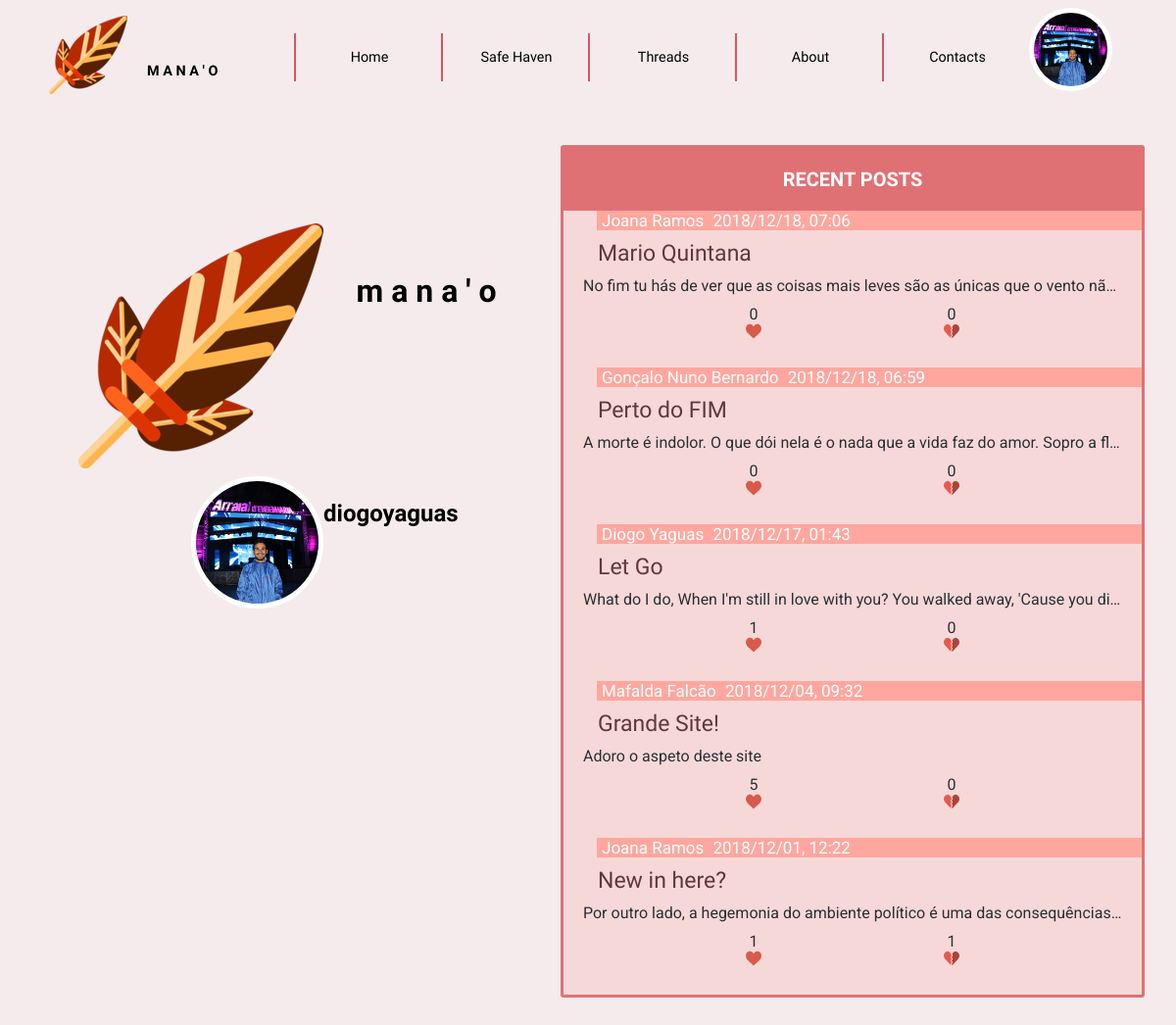
Page /templates/home.php (signed in) on the earlier database version.
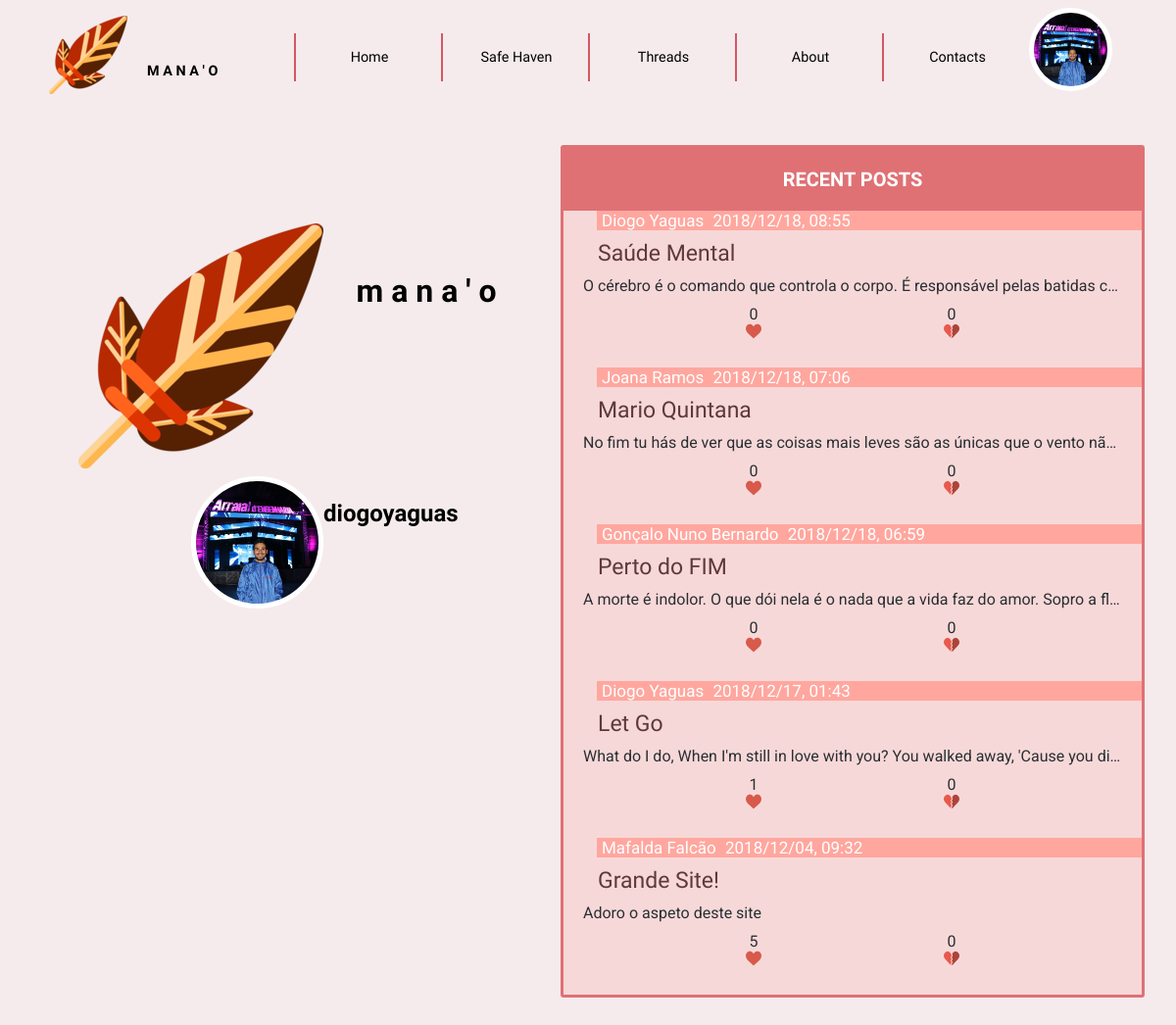
Same page on the later database version.
### tables this page shows
CREATE TABLE User (ID INTEGER PRIMARY KEY AUTOINCREMENT, Username STRING UNIQUE NOT NULL, Password CHAR (256) NOT NULL, Name STRING NOT NULL, Email STRING NOT NULL UNIQUE, Bio STRING, Profile_Pic STRING NOT NULL DEFAULT "default.png", ParticipationDate STRING NOT NULL);

CREATE TABLE Post (ID INTEGER PRIMARY KEY AUTOINCREMENT, User_ID INTEGER NOT NULL REFERENCES User (ID), Title STRING NOT NULL, Text STRING NOT NULL, Date STRING NOT NULL, Upvotes INTEGER DEFAULT 0, Downvotes INTEGER DEFAULT 0);

### database/user.php (called while the page is built, shortened)
<?php
      function getName($userID) {
        global $dbh;
        try {
          $stmt = $dbh->prepare('SELECT Name FROM User WHERE ID = ?');
          $stmt->execute(array($userID));
          if($row = $stmt->fetch()){
            return $row['Name'];
          }
        }catch(PDOException $e) {
          return -1;
        }
      }
    function getUserPhoto($userID) {
      global $dbh;
      try {
        $stmt = $dbh->prepare('SELECT Profile_Pic FROM User WHERE ID = ?');
        if($stmt->execute(array($userID))) {
          $row = $stmt->fetch();
          return $row['Profile_Pic'];
        }
      }catch(PDOException $e) {
        return null;
      }
    }
?>

### database/post.php (called while the page is built, shortened)
<?php
	function getFiveMostRecentPosts()
	{
		global $dbh;
		try {
			$stmt = $dbh->prepare('SELECT * from Post ORDER BY Date DESC LIMIT 5');
			if($stmt->execute())
				return $stmt->fetchAll();
			else
				return -1;
		} catch(PDOException $e) {
			return -1;
		}
	}
?>

### templates/post.php (the view, shortened to what this page needs)
<?php
    include_once('../includes/init.php');
    include_once("../database/post.php");
    include_once("../actions/verifyAndConvertText.php");
            function viewAllPosts() {
                $posts = getFiveMostRecentPosts();
            foreach($posts as $post) {
                viewPosts($post);
                }
            }
            function viewPosts($post) {
                ?>
        <article id="posts">
            <header>
                <span class="author">
                    <?php echo getName($post['User_ID']) ?>
                </span>
                <span class="date">
                    <?= $post['Date'] ?>
                </span>
            </header>
            <a id="title" href="viewPost.php?id=<?=$post['ID']?>" target="_blank"><?= $post['Title'] ?></a>
            <p id="text_wrote">
            </p>
            <footer id="votes">
                <div id="upvotes" onclick="updateUpvotes(<?=$post['ID']?>)">
                    <p id="upvote<?=$post['ID']?>"><?=$post['Upvotes']?></p>
					<img src="../images/upvote.png"alt="Upvote">
                </div>
                <div id="downvotes" onclick="updateDownvotes(<?=$post['ID']?>)">
                    <p id="downvote<?=$post['ID']?>"><?=$post['Downvotes']?></p>
					<img src="../images/downvote.png"alt="Downvote">
                </div>
            </footer>
        </article>
       <?php }?>

### templates/header.php (shortened to what this page needs)
<!DOCTYPE html>
<html>
<head>
    <link href="../css/main_layout.css" rel="stylesheet">
    <link href="../css/main_style.css" rel="stylesheet">
</head>
<body>
    <header>
        <label class="homeButton" type="submit_home" value="" onclick="window.location='../templates/home.php';"></label>
        <h3>M A N A ' O</h3>
        <nav id="menu">
            <ol>
                <li><a href="home.php">Home</a></li>
                <li><a href="http://www.pixelthoughts.co/#">Safe Haven</a></li>
                <li><a href="threads.php?filter=Recent&categorie=All">Threads</a></li>
                <li><a href="about.php">About</a></li>
                <li><a href="contacts.php">Contacts</a></li>
            </ol>
        </nav>
        <div class="dropdown">
                <img id="profile" src="../profilePictures/<?php
                    include_once('../includes/init.php');
                    include_once("../database/user.php");
                    echo getUserPhoto($_SESSION['userID']);
                ?>" alt="Profile picture" onclick="myFunction()" class="dropbtn">
            </div>
    </header>

### templates/home.php (shortened to what this page needs)
<?php
    include_once("header.php");
?>
    <!DOCTYPE html>
    <html>
    <head>
        <link href="../css/main_layout.css" rel="stylesheet">
        <link href="../css/main_style.css" rel="stylesheet">
        <link href="../css/others.css" rel="stylesheet">
        <link href="../css/posts.css" rel="stylesheet">
    </head>
    <body>
        <section class="home">
            <div id="sidebar_left">
                <img id="logo" src="../images/icon_big.png" alt="Site's icon">
                <h2>m a n a ' o</h2>
                <img id="profilepicture" src="../profilePictures/<?php
                    include_once('../includes/init.php');
                    include_once("../database/user.php");
                    echo getUserPhoto($_SESSION['userID']);
                ?>" alt="Profile picture">
                <h4><?=$_SESSION['username']?></h4>
            </div>
            <div id="friendsPosts" >
                <h3>RECENT POSTS</h3>
                <?php
                    include_once('post.php');
                    viewAllPosts();
                ?>
            </div>
        </section>
    </body>
    </html>

### actions/verifyAndConvertText.php
<?php
    function convertText($text) {
        $reg_exUrl = "/(http|https|ftp|ftps)\:\/\/[a-zA-Z0-9\-\.]+\.[a-zA-Z]{2,3}(\/\S*)?/";
        if (preg_match($reg_exUrl, $text, $url)) {
            echo preg_replace($reg_exUrl, '<a href="' . $url[0] . '" rel="nofollow">' . $url[0] . '</a>', $text);
        } else echo $text;
}
?>

### css/main_layout.css (style rules this page uses)
body { margin: 0em; }
body > header { margin: 0em; display: grid; grid-template-rows: auto; grid-template-columns: 1fr 1fr 5fr 1fr; grid-template-areas: "manao name navigator profilepic"; position: -webkit-sticky; position: sticky; top: 0; width: 100%; }
.homeButton { grid-area: manao; justify-self: right; align-self: center; height: auto; }
body > header > h3 { grid-area: name; margin: 0em; justify-self: left; align-self: center; }
#menu { grid-area: navigator; justify-self: right; align-self: center; }
#menu ol li { display: inline-flex; width: 100%; justify-self: center; }
#menu ol { margin: 0em; display: grid; grid-template-rows: auto; grid-template-columns: 1fr 1fr 1fr 1fr 1fr; grid-template-areas: "home safehaven threads contacts about"; width: 100%; }
#menu ol > li { justify-self: left; align-self: center; justify-items: center; justify-content: space-evenly; }
#menu ol > :nth-child(1) { grid-area: home; }
#menu ol > :nth-child(2) { grid-area: safehaven; }
#menu ol > :nth-child(3) { grid-area: threads; }
#menu ol > :nth-child(4) { grid-area: contacts; }
#menu ol > :nth-child(5) { grid-area: about; }
.home { margin: 6em; margin-bottom: 0; display: grid; grid-template-rows: auto; grid-template-columns: 1fr 1fr; grid-template-areas: "sidebar_left posts" ". posts"; width: auto; height: auto; align-content: space-between; justify-content: space-between; }
.home > #sidebar_left { grid-area: sidebar_left; display: grid; grid-template-rows: 1fr 1fr; grid-template-columns: 1fr 1fr; grid-template-areas: "image companyname" "profilepicture username"; width: auto; height: auto; }
.home > #sidebar_left > #logo { grid-area: image; align-self: right; justify-self: center; }
.home > #sidebar_left > h2 { grid-area: companyname; align-self: center; justify-self: left; width: 100%; }
.home > #sidebar_left > h4 { grid-area: username; justify-self: left; align-self: left; }
.home > #friendsPosts, .home > h3 { grid-area: posts; align-self: center; justify-self: left; width: 100%; height: auto; }
.home > #sidebar_left > img#profilepicture { grid-area: profilepicture; align-self: right; justify-self: right; }
.home > #friendsPosts > article#posts { display: grid; grid-template-rows: auto; grid-template-columns: auto; grid-template-areas: "info_span" "title" "text_wrote" "votes"; width: 100%; height: auto; }
.home > #friendsPosts > article#posts > header > .author, .home > #friendsPosts > article#posts > header > .date { grid-area: info_span; width:auto; }
.home > #friendsPosts > article#posts > a#title { grid-area: title; width:auto; }
.home > #friendsPosts > article#posts > p#text_wrote { grid-area: text_wrote; }
.home > #friendsPosts > article#posts > footer#votes { grid-area: votes; display: flex; flex-direction: row; flex-flow: row; justify-content: space-evenly; justify-items: flex-start; width: auto; height: auto; }
.dropbtn { color: white; border: none; cursor: pointer; }
.dropdown { position: relative; display: inline-block; }

### css/others.css (style rules this page uses)
:root { --maincolor_bckgrnd: #F5EBED; --color_smallhover: #2a2f33; --color_separator: #5f3939; }
.home { margin: 0; color: var(--color_smallhover); }
.home > #sidebar_left > #logo { float: left; margin-left: 5em; margin-top: 7em; }

Differences in the rows shown:
no longer on this page (row unchanged): post: User_ID.Name "Joana Ramos", Date "2018/12/01, 12:22", Title "New in here?", Text "Por outro lado, a hegemonia do ambiente político é uma das consequências…", Upvotes "1", Downvotes "1"
added post: User_ID.Name "Diogo Yaguas", Date "2018/12/18, 08:55", Title "Saúde Mental", Text "O cérebro é o comando que controla o corpo. É responsável pelas batidas c…", Upvotes "0", Downvotes "0"
